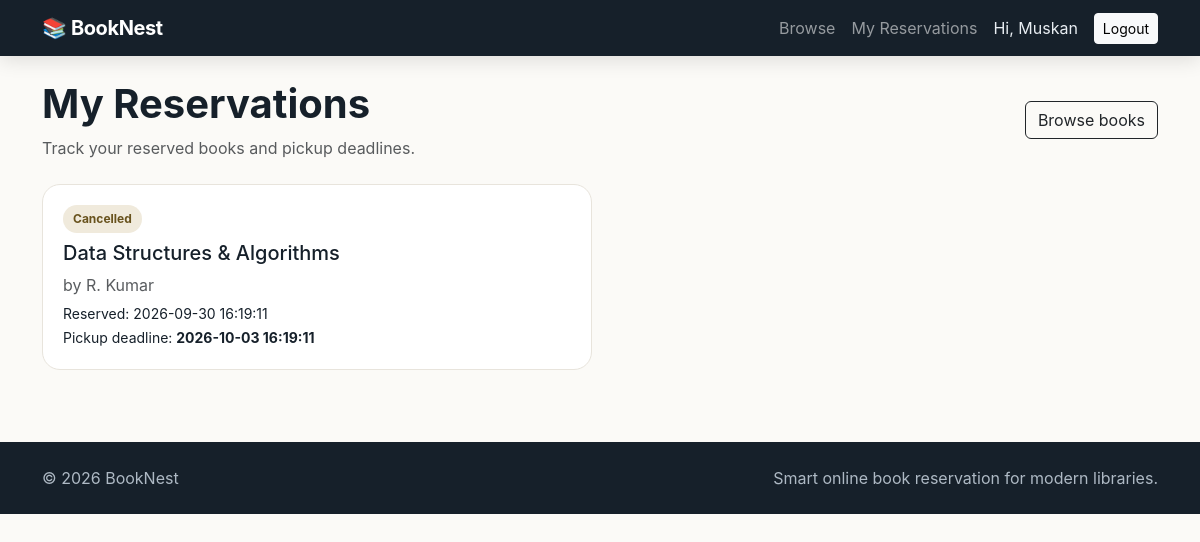
Screenshot of /reservations (signed in) with the database file from the repository.
### tables this page shows
CREATE TABLE reservations (
        id INTEGER PRIMARY KEY AUTOINCREMENT,
        user_id INTEGER NOT NULL,
        book_id INTEGER NOT NULL,
        reserved_at TEXT NOT NULL,
        pickup_deadline TEXT NOT NULL,
        status TEXT NOT NULL DEFAULT 'Reserved',
        FOREIGN KEY(user_id) REFERENCES users(id) ON DELETE CASCADE,
        FOREIGN KEY(book_id) REFERENCES books(id) ON DELETE CASCADE
    );

CREATE TABLE books (
        id INTEGER PRIMARY KEY AUTOINCREMENT,
        title TEXT NOT NULL,
        author TEXT NOT NULL,
        isbn TEXT UNIQUE,
        description TEXT DEFAULT '',
        cover_url TEXT DEFAULT '',
        total_copies INTEGER NOT NULL DEFAULT 1,
        available_copies INTEGER NOT NULL DEFAULT 1,
        subject_id INTEGER,
        created_at TEXT NOT NULL,
        FOREIGN KEY(subject_id) REFERENCES subjects(id) ON DELETE SET NULL
    );

### app.py (the view)
@app.route("/reservations")
@login_required
def my_reservations():
    conn = get_db()
    rows = conn.execute("""SELECT r.*, b.title, b.author, b.cover_url
                           FROM reservations r JOIN books b ON b.id=r.book_id
                           WHERE r.user_id=? ORDER BY r.reserved_at DESC""",
                        (session["user_id"],)).fetchall()
    conn.close()
    return render_template("reservations.html", reservations=rows)

### app.py (called while the page is built)
def get_db():
    conn = sqlite3.connect(DB_PATH)
    conn.row_factory = sqlite3.Row
    conn.execute("PRAGMA foreign_keys = ON")
    return conn

def login_required(fn):
    @wraps(fn)
    def wrapper(*args, **kwargs):
        if "user_id" not in session:
            flash("Please log in to continue.", "warning")
            return redirect(url_for("login"))
        return fn(*args, **kwargs)
    return wrapper

@app.context_processor
def inject_globals():
    return {"year": datetime.now().year}

### templates/reservations.html (shortened to what this page needs)
{% extends "base.html" %}
{% block content %}
<div class="d-flex justify-content-between align-items-center mb-4"><div><h1 class="fw-bold">My Reservations</h1><p class="text-muted mb-0">Track your reserved books and pickup deadlines.</p></div><a class="btn btn-outline-dark" href="{{ url_for('index') }}">Browse books</a></div>
<div class="row g-3">
{% for r in reservations %}
<div class="col-lg-6">
  <div class="reservation-card">
    <div><span class="subject-tag">{{ r.status }}</span><h5 class="mt-2">{{ r.title }}</h5><p class="text-muted mb-1">by {{ r.author }}</p>
    <small>Reserved: {{ r.reserved_at|replace('T',' ') }}<br>Pickup deadline: <strong>{{ r.pickup_deadline|replace('T',' ') }}</strong></small></div>
  </div>
</div>
{% else %}<div class="col-12"><div class="empty-state">You have no reservations yet.</div></div>{% endfor %}
</div>
{% endblock %}

### static/css/style.css (style rules this page uses)
:root { --ink:#16202a; --muted:#697586; --cream:#f6f3ed; --gold:#ffc857; --line:#e8e4dc; }
body { background:#fbfaf7; color:var(--ink); font-family:Inter,system-ui,-apple-system,BlinkMacSystemFont,"Segoe UI",sans-serif; }
.subject-tag { display:inline-block; padding:5px 10px; border-radius:999px; background:#f0eadc; font-size:.75rem; font-weight:700; color:#68521d; }
.reservation-card { background:#fff; border:1px solid var(--line); border-radius:18px; padding:20px; display:flex; justify-content:space-between; gap:15px; align-items:center; }
a { color:#4b5f73; }

### rows the page displays
reservations: status "Cancelled", title "Data Structures & Algorithms", author "R. Kumar", reserved_at "2026-09-30 16:19:11", pickup_deadline "2026-10-03 16:19:11"

### other values shown
{{ session.get('name') }} "Muskan"
